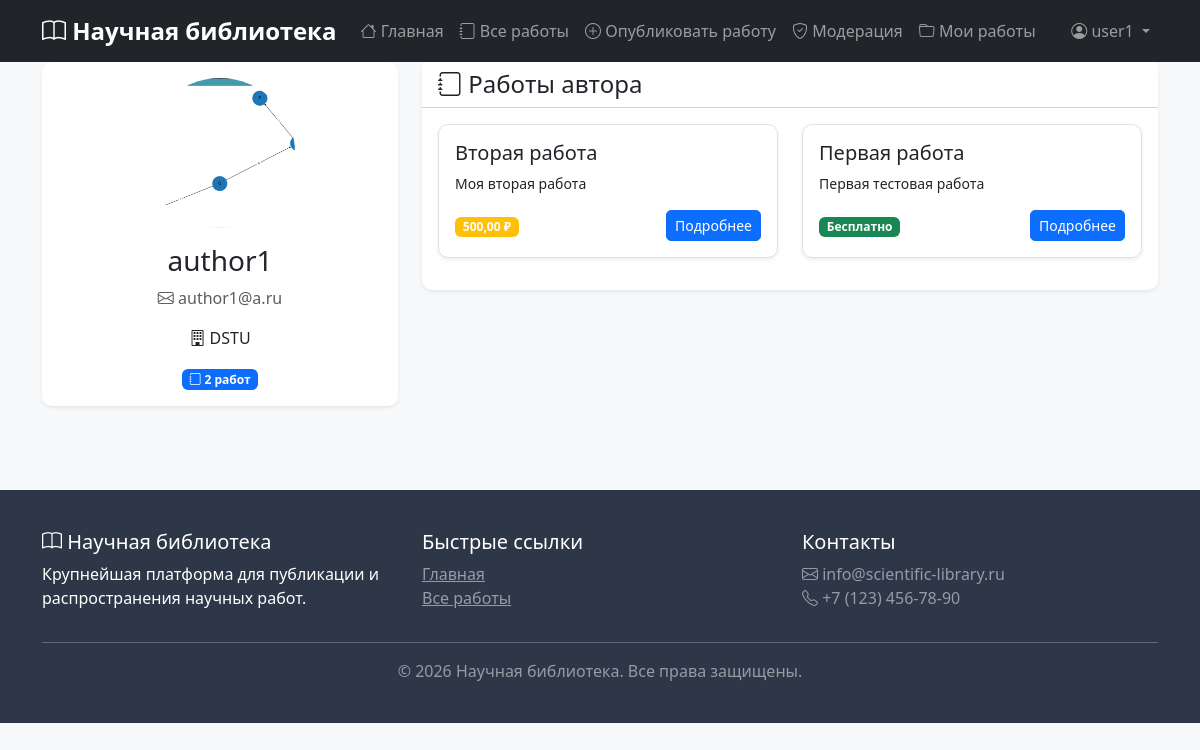
/accounts/author/3/ (signed in), run on an earlier commit of the app's database.
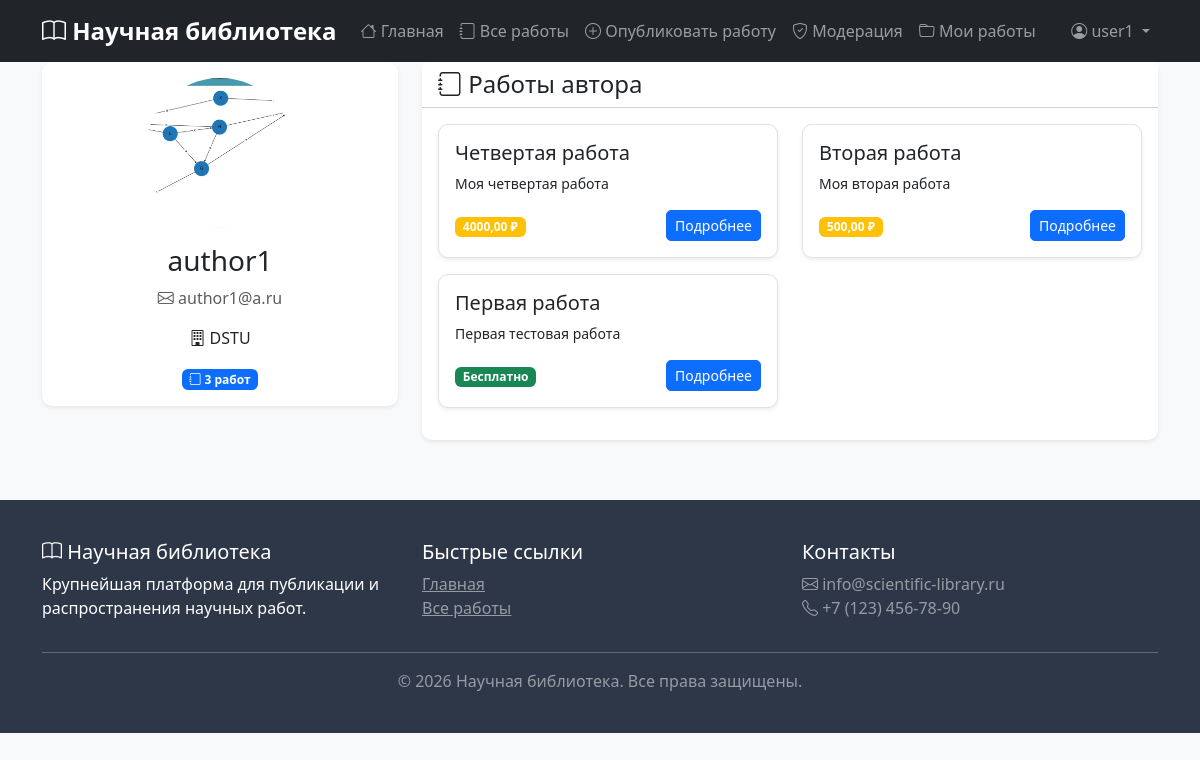
And on a later commit of the database.
### accounts/models.py (models this page shows, shortened)
class User(AbstractUser):
    ROLE_CHOICES = [
        ('user', 'Пользователь'),
        ('author', 'Автор'),
        ('moderator', 'Модератор'),
        ('admin', 'Администратор'),
    ]
    role = models.CharField(max_length=20, choices=ROLE_CHOICES, default='user')
    email = models.EmailField(unique=True)
    def can_publish(self):
        return self.role in ['author', 'moderator', 'admin']
    def is_moderator(self):
        return self.role in ['moderator', 'admin']

class UserProfile(models.Model):
    user = models.OneToOneField(User, on_delete=models.CASCADE, related_name='profile')
    balance = models.DecimalField(max_digits=10, decimal_places=2, default=0.00)
    avatar = models.ImageField(upload_to='avatars/', null=True, blank=True)
    bio = models.TextField(max_length=500, blank=True)
    institution = models.CharField(max_length=200, blank=True, help_text="Научное учреждение")
    created_at = models.DateTimeField(auto_now_add=True)
    updated_at = models.DateTimeField(auto_now=True)

### works/models.py (models this page shows, shortened)
class Work(models.Model):
    STATUS_CHOICES = [
        ('pending', 'На модерации'),
        ('approved', 'Одобрено'),
        ('rejected', 'Отклонено'),
    ]
    title = models.CharField(max_length=200, verbose_name="Название")
    description = models.TextField(verbose_name="Описание")
    author = models.ForeignKey(
        settings.AUTH_USER_MODEL,
        on_delete=models.CASCADE,
        related_name='works',
        verbose_name="Автор"
    )
    categories = models.ManyToManyField(
        Category,
        related_name='works',
        blank=True,
        verbose_name="Категории"
    )
    file = models.FileField(upload_to='works/%Y/%m/%d/', verbose_name="Файл работы", null=True, blank=True)
    price = models.DecimalField(max_digits=10, decimal_places=2, default=0, verbose_name="Цена")
    moderation_status = models.CharField(max_length=20, choices=STATUS_CHOICES, default='pending')
    moderation_comment = models.TextField(blank=True)
    created_at = models.DateTimeField(auto_now_add=True)
    updated_at = models.DateTimeField(auto_now=True)
    published_at = models.DateTimeField(null=True, blank=True)
    downloads_count = models.PositiveIntegerField(default=0)
    class Meta:
        ordering = ['-created_at']
        verbose_name = "Работа"
        verbose_name_plural = "Работы"
    def is_free(self):
        return self.price == 0

### accounts/views.py (the view)
# urls.py: path('author/<int:user_id>/', views.author_detail, name='author_detail'),
@login_required
def author_detail(request, user_id):
    author = get_object_or_404(User, id=user_id)
    if author.role not in ['author', 'moderator', 'admin']:
        raise PermissionDenied("Этот пользователь не является автором")
    works = author.works.filter(moderation_status='approved')
    context = {
        'author': author,
        'works': works,
    }
    return render(request, 'accounts/author_detail.html', context)

### templates/accounts/author_detail.html (shortened to what this page needs)
{% extends 'base.html' %}
{% load static %}
{% block content %}
<div class="container">
    <div class="row">
        <div class="col-md-4 mb-4">
            <div class="card border-0 shadow-sm">
                <div class="card-body text-center">
                    {% if author.profile.avatar %}
                        <img src="{{ author.profile.avatar.url }}" alt="{{ author.username }}"
                             class="rounded-circle mb-3" style="width: 150px; height: 150px; object-fit: cover;">
                    {% else %}
                        <div class="rounded-circle bg-secondary text-white d-flex align-items-center justify-content-center mx-auto mb-3"
                             style="width: 150px; height: 150px; font-size: 64px;">
                            <i class="bi bi-person"></i>
                        </div>
                    {% endif %}
                    <h3>{{ author.username }}</h3>
                    <p class="text-muted">
                        <i class="bi bi-envelope"></i> {{ author.email }}
                    </p>
                    {% if author.profile.institution %}
                        <p>
                            <i class="bi bi-building"></i> {{ author.profile.institution }}
                        </p>
                    {% endif %}
                    <div class="mt-3">
                        <span class="badge bg-primary">
                            <i class="bi bi-journal"></i> {{ works.count }} работ
                        </span>
                    </div>
                </div>
            </div>
        </div>
        <div class="col-md-8">
            <div class="card border-0 shadow-sm">
                <div class="card-header bg-white">
                    <h4 class="mb-0"><i class="bi bi-journal"></i> Работы автора</h4>
                </div>
                <div class="card-body">
                    {% if works %}
                        <div class="row">
                            {% for work in works %}
                                <div class="col-md-6 mb-3">
                                    <div class="card h-100 border shadow-sm">
                                        <div class="card-body">
                                            <h5 class="card-title">{{ work.title }}</h5>
                                            <p class="card-text small">{{ work.description|truncatewords:20 }}</p>
                                            <div class="d-flex justify-content-between align-items-center">
                                                <div>
                                                    {% if work.is_free %}
                                                        <span class="badge bg-success">Бесплатно</span>
                                                    {% else %}
                                                        <span class="badge bg-warning">{{ work.price }} ₽</span>
                                                    {% endif %}
                                                </div>
                                                <a href="{% url 'works:work_detail' work.id %}" class="btn btn-sm btn-primary">
                                                    Подробнее
                                                </a>
                                            </div>
                                        </div>
                                    </div>
                                </div>
                            {% endfor %}
                        </div>
                    {% else %}
                        <div class="alert alert-info text-center">
                            <i class="bi bi-info-circle"></i>
                            У автора пока нет опубликованных работ
                        </div>
                    {% endif %}
                </div>
            </div>
        </div>
    </div>
</div>
{% endblock %}

What changed in the data, as far as the page shows it:
changed User "author1": profile.avatar: a different picture
now on this page (row edited): Work: title "Четвертая работа", description "Моя четвертая работа", price "4000,00"
Also different on the page:
{{ works.count }}: "2" → "3"
